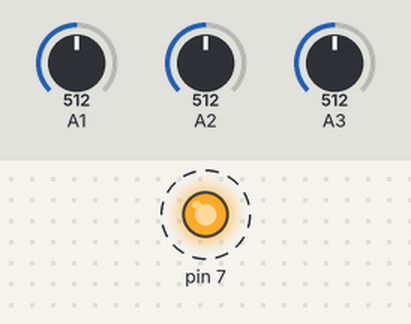
A sketch run on a simulated Arduino Uno, built with avr-gcc and run on an emulated ATmega328P. Parts: output pins drawn as LEDs (lit = HIGH). Dashed ring = blinking. Inputs (shaded band) come from the test bench; at power-on: A1 = 512, A2 = 512, A3 = 512. What the sketch prints to the serial monitor is not drawn.

Above: at 0.7 s.
Timing chart, 0 to 3.5 s (numbered marks = the images above):
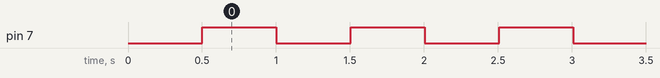

Measured:
- by itself, pin 7: alternates HIGH for 0.50 s and LOW for 0.50 s

The sketch:

test_with_real.ino
```cpp
#include <MPU6050_tockn.h>
#include <Wire.h>

MPU6050 mpu6050(Wire);

char msg[40];

char V0[10];
char I0[10];
char An0[10];
char temp[10];
String raw1,raw2,raw3;

//test paramater Values
//float val1=5.04;
//float val2=25.6; //voltage

float I_value = 0;
float V_value = 0;
float I_value_sum;
float V_value_sum;
int count = 0;

void setup() {
  pinMode( 7, OUTPUT);
  Serial.begin(9600);
  //Wire.begin();
  //mpu6050.begin();
  //mpu6050.calcGyroOffsets(true);

  delay(500);

}

void loop() {


  for (int i=0; i<10; i=i+1) {
    int sensorValue = analogRead(A2);
    float val1 = sensorValue * (5.0 / 1023.0);
    int sensorValue2 = analogRead(A1);
    float val2 = sensorValue2 * (5.0 / 1023.0) - 0.16;
    I_value_sum = I_value_sum + (val1 - 1.634)*1000/16;
    //Serial.print((val1 - 1.636)*1000/16);
    //Serial.print(" ");
    V_value_sum = V_value_sum + val2*15.88;
    count = count +1;

    if (i>4) {
      digitalWrite(7, LOW);
    }
    else{
      digitalWrite(7, HIGH);
    }

    delay(100);
  }
  //Serial.println(" ");


  if ( count == 30) {
    I_value = I_value_sum / 30 ;
    V_value = V_value_sum / 30 ;
    if ( I_value < 0) {
      I_value = 0.0;
    }
    //Serial.println( I_value);
    I_value_sum = 0;
    V_value_sum = 0;
    count = 0;
  }

  int sensorValue3 = analogRead(A3);
  float val3 = sensorValue3 * (5.0 / 1023.0);

  //mpu6050.update();
  //float val4 = mpu6050.getAngleX();


  dtostrf(I_value,5,3,I0);
  dtostrf(V_value,5,3,V0);
  dtostrf(val3,5,3,temp);

//  temp = "57.4";
//  An0 = "5.34";
//  R0 = "36";

  //sprintf(msg, "%s;%s;%s;","60.00","10.00","57");
  sprintf(msg, ";%s;%s;%s;",V0,I0,"57");
  Serial.println(msg);

}
```
